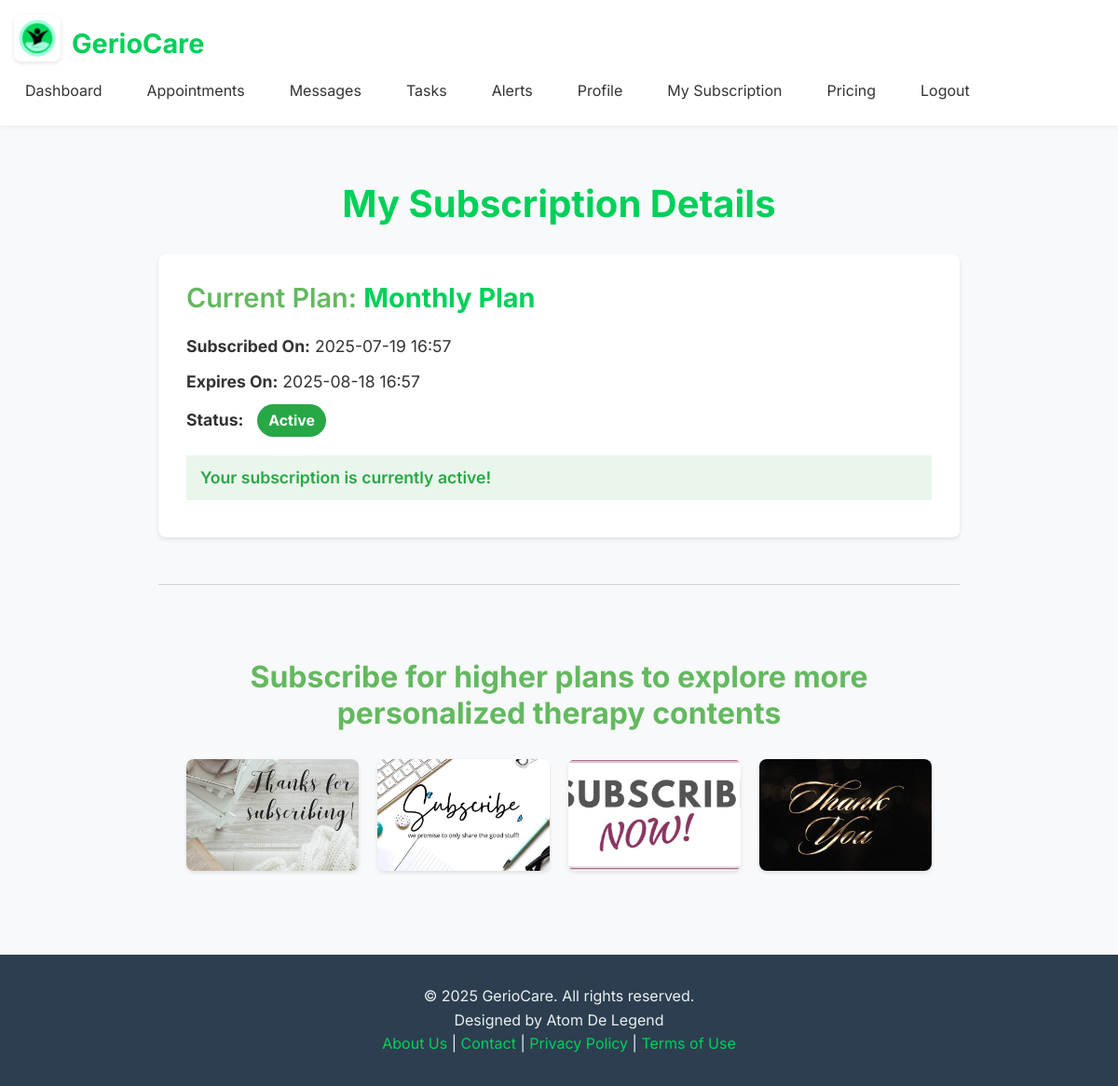
The app's page /my_subscription (signed in) with its own data.
### models.py (models this page shows, shortened)
class Plan(db.Model):
    id = db.Column(db.Integer, primary_key=True)
    name = db.Column(db.String(100), unique=True, nullable=False)
    amount_pesewas = db.Column(db.Integer, nullable=False) # Amount in smallest currency unit (e.g., pesewas for GHS)
    interval_days = db.Column(db.Integer, nullable=False) # e.g., 30 for monthly, 90 for quarterly, 365 for yearly
    description = db.Column(db.Text, nullable=True)
    is_active = db.Column(db.Boolean, default=True) # Can be deactivated by admin if no longer offered
    created_at = db.Column(db.DateTime, default=datetime.utcnow)
    subscriptions = db.relationship('Subscription', backref='plan', lazy=True)

class Subscription(db.Model):
    id = db.Column(db.Integer, primary_key=True)
    user_id = db.Column(db.Integer, db.ForeignKey('user.id'), nullable=False)
    plan_id = db.Column(db.Integer, db.ForeignKey('plan.id'), nullable=False)
    ref = db.Column(db.String(255), unique=True, nullable=False) # Paystack transaction reference
    timestamp = db.Column(db.DateTime, default=datetime.utcnow)
    expires_at = db.Column(db.DateTime, nullable=False)
    status = db.Column(db.String(50), default='pending') # 'pending', 'active', 'expired', 'cancelled'

### app.py (the view, shortened to what this page needs)
@app.route('/my_subscription')
@login_required # Only logged-in users can see their subscription details
@role_required('client', 'admin') # Only clients and admins can view this page
def my_subscription():
    if current_user.role == 'client':
        latest_subscription = Subscription.query.filter_by(user_id=current_user.id)\
                                                .order_by(Subscription.timestamp.desc())\
                                                .first()
        return render_template('my_subscription.html',
                               subscription=latest_subscription,
                               datetime=datetime) # Pass datetime module for template comparisons

### app.py (called while the page is built)
def has_active_subscription(user):
    if not user.is_authenticated or user.role != 'client':
        return True # Non-clients or unauthenticated users don't need a subscription to proceed
    latest_subscription = Subscription.query.filter_by(
        user_id=user.id,
        status='active'
    ).order_by(Subscription.expires_at.desc()).first() # Order by expiry to get the latest valid one
    if not latest_subscription:
        return False # No active subscription found
    return latest_subscription.expires_at > datetime.utcnow()

@app.context_processor
def inject_global_data():
    has_sub = False
    if current_user.is_authenticated:
        has_sub = has_active_subscription(current_user)
    return {
        'app_version': app.config.get('APP_VERSION', 'N/A'), # Get from config
        'now': datetime.utcnow(), # Using 'now' for consistency with existing templates
        'unread_alerts_count': Alert.query.filter_by(user_id=current_user.id, is_read=False).count() if current_user.is_authenticated else 0,
        'has_active_subscription_func': has_active_subscription, # Make the function itself available
        'user_has_active_subscription': has_sub # A boolean flag for simpler checks in templates
    }

def login_required(f):
    @wraps(f)
    def decorated_function(*args, **kwargs):
        if not current_user.is_authenticated:
            flash("You need to be logged in to view this page.", "info")
            return redirect(url_for("login"))
        return f(*args, **kwargs)
    return decorated_function

def role_required(*roles):
    def wrapper(fn):
        @wraps(fn)
        def decorated(*args, **kwargs):
            if not current_user.is_authenticated or current_user.role not in roles:
                abort(403) # Forbidden
            return fn(*args, **kwargs)
        return decorated
    return wrapper

@login_manager.user_loader
def load_user(user_id):
    return User.query.get(int(user_id))

### templates/my_subscription.html (shortened to what this page needs)
{% extends 'base.html' %}
{% block head_css %}
<link rel="stylesheet" href="{{ url_for('static', filename='css/pages/my_subscription.css') }}">
{% endblock %}
{% block content %}
<div class="container my-subscription-page">
    <h1 class="page-title">My Subscription Details</h1>
    {% if subscription %}
    <div class="subscription-details-card">
        <h3 class="card-title">Current Plan: <span class="plan-name">{{ subscription.plan.name }}</span></h3>
        <p><strong>Subscribed On:</strong> {{ subscription.timestamp.strftime('%Y-%m-%d %H:%M') }}</p>
        <p><strong>Expires On:</strong> {{ subscription.expires_at.strftime('%Y-%m-%d %H:%M') }}</p>
        <p><strong>Status:</strong> <span class="status-badge status-{{ subscription.status }}">{{ subscription.status | capitalize }}</span></p>
        {% if subscription.expires_at < now %}
            <p class="status-message expired">Your subscription has expired. Please renew to continue accessing content.</p>
            <a href="{{ url_for('pricing') }}" class="btn btn-primary mt-3">Renew Your Plan</a>
        {% else %}
            <p class="status-message active">Your subscription is currently active!</p>
        {% endif %}
    </div>
    {% else %}
    <div class="no-subscription-card">
        <p>You currently do not have an active subscription.</p>
        <a href="{{ url_for('pricing') }}" class="btn btn-primary mt-3">Browse Plans</a>
    </div>
    {% endif %}
    <hr class="section-divider">
    <div class="fancy-section">
        <h2 class="section-heading">Subscribe for higher plans to explore more personalized therapy contents</h2>
        <div class="static-media-gallery">
            <img src="{{ url_for('static', filename='images/subscribe_img1.jpeg') }}" alt="Therapy Session 1" class="gallery-item">
            <img src="{{ url_for('static', filename='images/subscribe_img2.jpeg') }}" alt="Therapy Session 2" class="gallery-item">
            <img src="{{ url_for('static', filename='images/subscribe_img3.jpeg') }}" alt="Therapy Session 3" class="gallery-item">
            <img src="{{ url_for('static', filename='images/subscribe_vid1.jpeg') }}" alt="Therapy Video Thumbnail" class="gallery-item">
        </div>
    </div>
</div>
{% endblock %}

### static/css/base.css (style rules this page uses)
*, *::before, *::after { box-sizing: border-box; margin: 0; padding: 0; }
html { font-size: 16px; scroll-behavior: smooth; box-sizing: border-box; }
body { font-family: 'Inter', sans-serif; line-height: 1.6; color: var(--color-text-dark); background-color: var(--color-background-light); min-height: 100vh; display: flex; flex-direction: column; }
:root { --color-vibrant-green: #00D05A; --color-light-aqua: #C3F3FF; --color-black: #000000; --color-muted-purple-gray: #5E515A; --color-darker-green: #63B95F; --color-pink-magenta: #DE50AA; --color-primary: var(--color-vibrant-green); --color-secondary: var(--color-muted-purple-gray); --color-accent: var(--color-pink-magenta); --color-background-light: #f8f9fa; --color-background-dark: #2c3e50; --color-text-dark: #333; --color-text-light: #ecf0f1; --color-border: #ced4da; --color-success: #28a745; --color-danger: #dc3545; --color-info: #17a2b8; --color-warning: #ffc107; --color-link: #007bff; --color-primary-light: #E0F7FA; --color-accent-light: #ffebeb; }
h1, h2, h3, h4, h5, h6 { font-family: 'Inter', sans-serif; color: var(--color-black); margin-bottom: 0.5em; line-height: 1.2; }
h1 { font-size: 2.5rem; }
h2 { font-size: 2rem; }
h3 { font-size: 1.75rem; }
p { margin-bottom: 1em; }
.container { width: 100%; padding-right: 15px; padding-left: 15px; margin-right: auto; margin-left: auto; }
@media (min-width: 576px) { .container { max-width: 540px; } }
@media (min-width: 768px) { .container { max-width: 720px; } }
@media (min-width: 992px) { .container { max-width: 1080px; } }
@media (min-width: 1200px) { .container { max-width: 1320px; } }

### static/css/pages/my_subscription.css (style rules this page uses)
:root { --color-primary: #00D05A; --color-primary-dark: #63B95F; --color-primary-light: #E0F7FA; --color-accent: #DE50AA; --color-white: #fff; --color-background-light: #f8f9fa; --color-background-alt: #eceff1; --color-text-dark: #333; --color-text-secondary: #666; --color-border: #ced4da; --shadow-small: 0 2px 4px rgba(0,0,0,0.1); --border-radius-medium: 8px; --border-radius-large: 12px; --color-success: #28a745; --color-danger: #dc3545; --color-warning: #ffc107; }
.my-subscription-page { padding: 40px 20px; background-color: var(--color-background-light); border-radius: var(--border-radius-large); box-shadow: var(--shadow-medium); margin: 20px auto; max-width: 900px; text-align: center; }
.page-title { font-size: 2.5em; color: var(--color-primary); margin-bottom: 30px; font-weight: 700; }
.subscription-details-card, .no-subscription-card { background-color: var(--color-white); border-radius: var(--border-radius-medium); box-shadow: var(--shadow-small); padding: 30px; margin-bottom: 40px; text-align: left; }
.card-title { font-size: 1.8em; color: var(--color-primary-dark); margin-bottom: 20px; font-weight: 600; }
.plan-name { color: var(--color-primary); font-weight: 700; }
.subscription-details-card p { font-size: 1.1em; color: var(--color-text-dark); margin-bottom: 10px; }
.status-badge { display: inline-block; padding: 5px 12px; border-radius: 20px; font-weight: bold; font-size: 0.9em; color: var(--color-white); margin-left: 10px; }
.status-active { background-color: var(--color-success); }
.status-message { font-size: 1.1em; font-weight: 600; margin-top: 20px; padding: 10px 15px; border-radius: var(--border-radius-small); }
.status-message.active { color: var(--color-success); background-color: rgba(40, 167, 69, 0.1); }
.section-divider { border: 0; height: 1px; background-color: var(--color-border); margin: 50px 0; }
.fancy-section { padding: 30px 0; }
.section-heading { font-size: 2em; color: var(--color-primary-dark); margin-bottom: 30px; font-weight: 700; }
.static-media-gallery { display: grid; grid-template-columns: repeat(auto-fit, minmax(150px, 1fr)); gap: 20px; justify-content: center; max-width: 800px; margin: 0 auto; }
.gallery-item { width: 100%; height: 120px; object-fit: cover; border-radius: var(--border-radius-medium); box-shadow: var(--shadow-small); transition: transform 0.2s ease; }

### records on screen
Plan: plan.name "Monthly Plan"
Subscription: timestamp "2025-07-19 16:57", expires_at "2025-08-18 16:57", status "Active"
